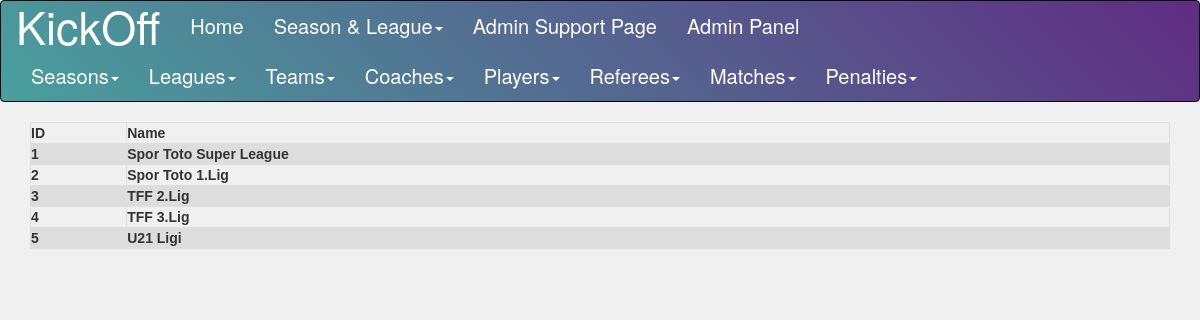
Screenshot of /project/leagueList.php with the database file from the repository.
### tables this page shows
CREATE TABLE `leagues` (
  `lid` int(11) NOT NULL,
  `lname` varchar(40) DEFAULT NULL
);

### project/leagueList.php (the view, shortened to what this page needs)
<!DOCTYPE html>
<html lang="en">
<head>
</head>
<body>
    <?php include "AdminPanelPage.php" ?>
    <div class="container">
        <table>
            <tr>
                <th> ID </th>
                <th> Name </th>
            </tr>
            <?php
        $sql_statement = "SELECT * FROM leagues";
        $result = mysqli_query($db, $sql_statement);
        while ($row = mysqli_fetch_assoc($result)) {
            $league_id = $row['lid'];
            $league_name = $row['lname'];
            echo "<tr>" . "<th>" . $league_id . "</th>" . "<th>" . $league_name . "</th>" . "</tr>";
        }
        ?>
    </div>
</body>
</html>

### project/leagueList.php (style rules this page uses)
.container { text-align: center; }
table { font-family: arial, sans-serif; border-collapse: collapse; width: 100%; }
td, th { border: 1px solid #dddddd; text-align: left; padding: 8px; }
tr:nth-child(even) { background-color: #dddddd; }

### project/AdminPanelPage.php (style rules this page uses)
body { background: rgb(240,240,240); }

### rows the page displays
leagues: lid "1", lname "Spor Toto Super League"
leagues: lid "2", lname "Spor Toto 1.Lig"
leagues: lid "3", lname "TFF 2.Lig"
leagues: lid "4", lname "TFF 3.Lig"
leagues: lid "5", lname "U21 Ligi"
